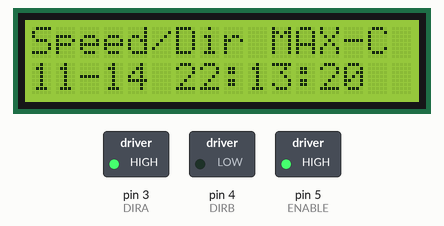
The sketch below on a simulated Arduino Uno, built with avr-gcc and run on an emulated ATmega328P. Parts: 16×2 character LCD, switched loads named in the sketch (green lamp = pin HIGH). The local clock reads 2024-03-15 10:24:30 at power-on unless the sketch sets it.

Above: at 0.1 s.
At 9.2 s:
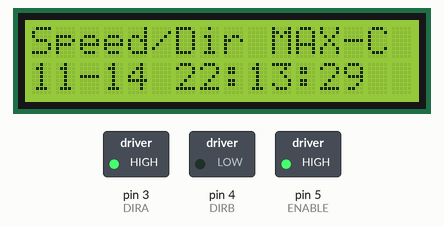
At 19.3 s:
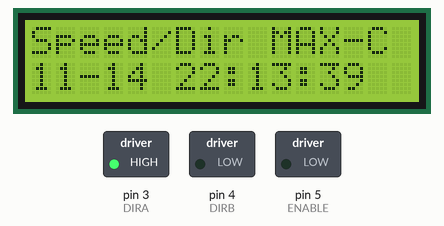
At 38.4 s:
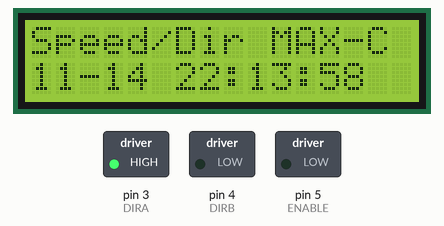
Timing chart, 0 to 39.9 s (numbered marks = the images above):
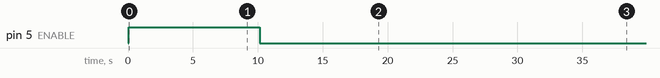

Measured:
- by itself, pin 5 (ENABLE): LOW → HIGH at 0.07 s, → LOW 10.1 s later
- what the display in image 1 shows lasts 1.1 s, from 9.1 s to 10.2 s

The sketch:

microprocessor_II_lab3.ino
```cpp
// Davey Agrinsoni
// Jacqueline Giggi
// Tuan Nguyen

#include <LiquidCrystal.h>
#include <DS3231.h>
#include <Wire.h>

DS3231 clock; // Needed for RTC module
RTCDateTime dt;
LiquidCrystal lcd(7, 8, 9, 10, 11, 12); // Digital PWM 7-12 Control LCD

const int ENABLE = 5; // Digital PWM 5 enables DC Motor
const int DIRA = 3; // Digital PWM 3 controls Direction A of DC Motor
const int DIRB = 4; // Digital PWM 4 controls Direction B of DC Motor
volatile int SPEEDBUTTON = 19; // Button to change speed
volatile int DIRECTIONBUTTON = 18; // Button to change direction

int initial = 0;
int lcdspeed = 0;
int lcddirection = 0;
int speedstate = 0;
int directionstate = 0;
int currenttime = 0;
int previoustime = 0;

void setup() {
  pinMode(ENABLE, OUTPUT);
  pinMode(DIRA, OUTPUT); //Clockwise (Orientation = Facing DC Motor with Shaft going towards yourself)
  pinMode(DIRB, OUTPUT); //Counter Clockwise
  pinMode(SPEEDBUTTON, INPUT_PULLUP);
  pinMode(DIRECTIONBUTTON, INPUT_PULLUP);

  Serial.begin(9600);

  clock.begin();
  clock.setDateTime(__DATE__, __TIME__);

  lcd.begin(16, 2); //Initial startup display

  digitalWrite(DIRA, HIGH); //Initially set to clockwise starting
  digitalWrite(DIRB, LOW);

  attachInterrupt(digitalPinToInterrupt(SPEEDBUTTON), fanspeed_ISR, RISING); //Initially wanted falling edge but buttons were finicky and this worked more reliably
  attachInterrupt(digitalPinToInterrupt(DIRECTIONBUTTON), fandirection_ISR, RISING); //When the button is released from being pressed the ISR is activated
}

void loop() {
  dt = clock.getDateTime(); //Get time from RTC
  currenttime = millis();

  if (initial == 0) {
    lcd.setCursor(0, 0);
    lcd.print("Speed/Dir ");
    lcd.setCursor(0, 1);
    lcd.print(dt.month);  lcd.print("-");
    lcd.print(dt.day);    lcd.print(" ");
    lcd.print(dt.hour);   lcd.print(":");
    lcd.print(dt.minute); lcd.print(":");
    lcd.print(dt.second); lcd.print("   ");
    lcd.setCursor(10, 0);
    lcd.print("MAX-");
    lcd.setCursor(14, 0);
    lcd.print("C ");
    initial = 1;
  }

  if (currenttime - previoustime >= 1000) { // if 1 second elapses since start then use update_ISR for LCD Screen
    previoustime = currenttime;
    update_ISR();
  }

  if ((0 <= dt.second) && (dt.second < 30)){
    fanrun();
  }
  if (dt.second == 30) {
    analogWrite(ENABLE, 0);
  }

  delay(500);
}


void update_ISR() {
  lcd.setCursor(0, 0);
  lcd.print("Speed/Dir ");
  lcd.setCursor(0, 1);
  lcd.print(dt.month);  lcd.print("-");
  lcd.print(dt.day);    lcd.print(" ");
  lcd.print(dt.hour);   lcd.print(":");
  lcd.print(dt.minute); lcd.print(":");
  lcd.print(dt.second); lcd.print("   ");
  if (speedstate == 0) {
    lcd.setCursor(10, 0);
    lcd.print("MAX-");
  }
  else if (speedstate == 1) {
    lcd.setCursor(10, 0);
    lcd.print("3/4-");
  }
  else if (speedstate == 2) {
    lcd.setCursor(10, 0);
    lcd.print("1/2-");
  }
  else {
    lcd.setCursor(10, 0);
    lcd.print("OFF-");
  }
  if (directionstate == 0) {
    lcd.setCursor(14, 0);
    lcd.print("C ");
  }
  else {
    lcd.setCursor(14, 0);
    lcd.print("CC");
  }
}

void fanspeed_ISR() { // always interrupts when SPEEDBUTTON is pressed to update info
  lcdspeed += 1;
  speedstate += 1;
  if ((speedstate > 3) || (speedstate < 0)) {
    speedstate = 0;
  }
}

void fandirection_ISR() { // always interrupts when DIRECTIONBUTTON is pressed to update info
  lcddirection += 1;
  directionstate += 1;
  if (lcddirection == 1) {
    digitalWrite(DIRA, LOW);
    digitalWrite(DIRB, HIGH);
    lcd.setCursor(14, 0);
    lcd.print("CC");
    directionstate = 1;
  }
  else {
    digitalWrite(DIRA, HIGH);
    digitalWrite(DIRB, LOW);
    lcd.setCursor(14, 0);
    lcd.print("C ");
    directionstate = 0;
    lcddirection = 0;
  }
}

void fanrun() {
  if (lcdspeed == 0) { //turns on fan at second 0 and depends on lcdspeed button to determine speed
    analogWrite(ENABLE, 255); //enable on max speed
  }
  else if (lcdspeed == 1) {
    analogWrite(ENABLE, 191); //enable on 3/4 speed
  }
  else if (lcdspeed == 2) {
    analogWrite(ENABLE, 128); //enable on 1/2 speed
  }
  else if (lcdspeed == 3) {
    analogWrite(ENABLE, 0);
  }
  else {
    analogWrite(ENABLE, 255);
    speedstate = 0;
    lcdspeed = 0;
  }
}
```
